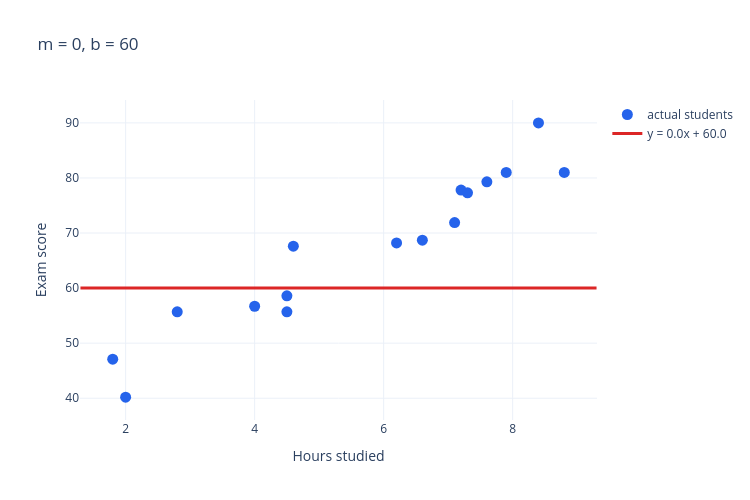

Source (notebook cell):
### Markdown cell above
## Section 3 — Manual Line-Fitting Challenge

> **Your challenge:** find a line that visually represents the points as well as possible.

Use only your eyes for now — no error numbers yet. Try the deliberately bad examples below first.

### Code cell
plot_line_over_data(scores_1d, slope=0, intercept=60, title="m = 0, b = 60").show()

### Figure 1 — Plotly figure (JSON) as saved in the notebook; plotly's stock layout.template omitted (floating-point values rounded to 4 significant figures)
{"data": [{"hovertemplate": "Hours: %{x}<br>Score: %{y}<extra></extra>", "marker": {"color": "#2563eb", "size": 11}, "mode": "markers", "name": "actual students", "type": "scatter", "x": [1.8, 2.0, 2.8, 4.0, 4.5, 4.5, 4.6, 6.2, 6.6, 7.1, 7.2, 7.3, 7.6, 7.9, 8.4, 8.8], "y": [47.1, 40.2, 55.7, 56.7, 58.6, 55.7, 67.6, 68.2, 68.7, 71.9, 77.8, 77.3, 79.3, 81.0, 90.0, 81.0]}, {"line": {"color": "#dc2626", "width": 3}, "mode": "lines", "name": "y = 0.0x + 60.0", "type": "scatter", "x": [1.3, 1.463, 1.627, 1.79, 1.953, 2.116, 2.28, 2.443, 2.606, 2.769, 2.933, 3.096, 3.259, 3.422, 3.586, 3.749, 3.912, 4.076, 4.239, 4.402, 4.565, 4.729, 4.892, 5.055, 5.218, 5.382, 5.545, 5.708, 5.871, 6.035, 6.198, 6.361, 6.524, 6.688, 6.851, 7.014, 7.178, 7.341, 7.504, 7.667, 7.831, 7.994, 8.157, 8.32, 8.484, 8.647, 8.81, 8.973, 9.137, 9.3], "y": [60.0, 60.0, 60.0, 60.0, 60.0, 60.0, 60.0, 60.0, 60.0, 60.0, 60.0, 60.0, 60.0, 60.0, 60.0, 60.0, 60.0, 60.0, 60.0, 60.0, 60.0, 60.0, 60.0, 60.0, 60.0, 60.0, 60.0, 60.0, 60.0, 60.0, 60.0, 60.0, 60.0, 60.0, 60.0, 60.0, 60.0, 60.0, 60.0, 60.0, 60.0, 60.0, 60.0, 60.0, 60.0, 60.0, 60.0, 60.0, 60.0, 60.0]}], "layout": {"height": 500, "title": {"text": "m = 0, b = 60"}, "width": 750, "xaxis": {"title": {"text": "Hours studied"}}, "yaxis": {"title": {"text": "Exam score"}}}}
